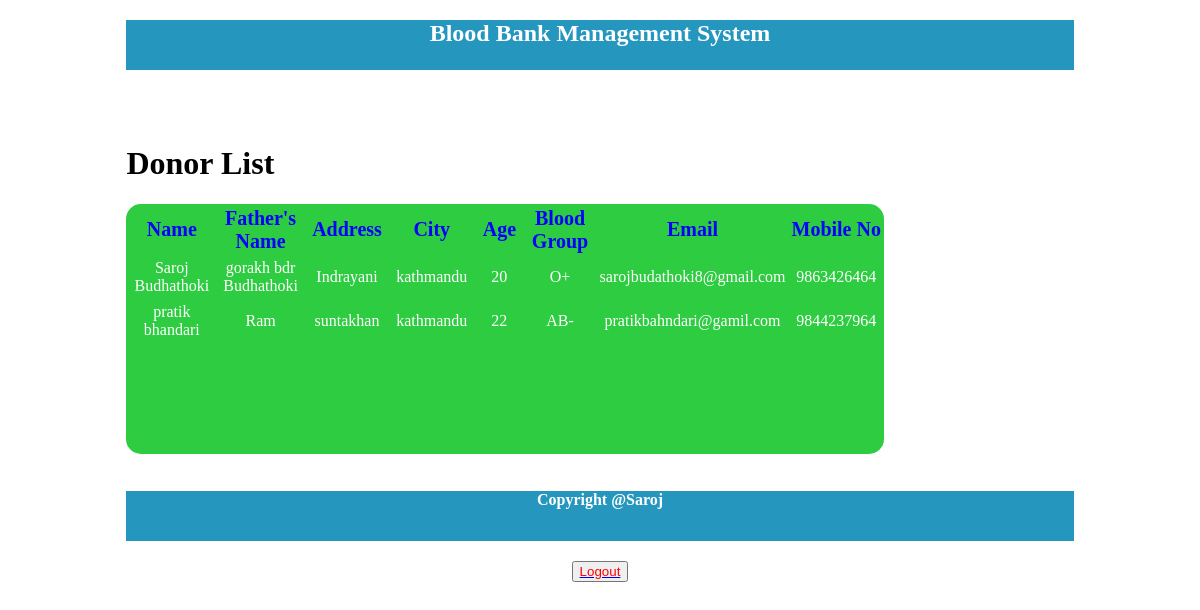
Page /donor-list.php (signed in) on the committed database.
### tables this page shows
CREATE TABLE `donor_registration` (
  `id` int(11) NOT NULL,
  `name` varchar(100) DEFAULT NULL,
  `fname` varchar(100) DEFAULT NULL,
  `address` varchar(255) DEFAULT NULL,
  `city` varchar(100) DEFAULT NULL,
  `age` varchar(40) DEFAULT NULL,
  `bgroup` varchar(10) DEFAULT NULL,
  `email` varchar(255) DEFAULT NULL,
  `mno` varchar(20) DEFAULT NULL
);

### donor-list.php (the view, shortened to what this page needs)
<?php
include('connection.php');
?>
<!DOCTYPE html>
<html>
<head>
    <link rel="stylesheet" type="text/css" href="css/s1.css">
</head>
<body>
<div class="full">
    <div id="inner_full">
        <div id="header" align="center"><h2><a href="admin-home.php" style="text-decoration: none; color: white;">Blood Bank Management System</a></h2></div>
        <div id="body">
            <br><br><br>
            <h1>Donor List</h1>
            <div id="form">
                <table align="center">
                    <thead style="color: blue; font-size: 20px;">
                    <tr>
                        <td><center><b>Name</b></center></td>
                        <td><center><b>Father's Name</b></center></td>
                        <td><center><b>Address</b></center></td>
                        <td><center><b>City</b></center></td>
                        <td><center><b>Age</b></center></td>
                        <td><center><b>Blood Group</b></center></td>
                        <td><center><b>Email</b></center></td>
                        <td><center><b>Mobile No</b></center></td>
                    </tr>
                    </thead>
                    <tbody>
                    <?php
                    $sql = $db->query("SELECT * FROM donor_registration");
                    while ($res = $sql->fetch(PDO::FETCH_OBJ)) {
                        ?>
                        <tr>
                            <td><center><?= $res->name; ?></center></td>
                            <td><center><?= $res->fname; ?></center></td>
                            <td><center><?= $res->address; ?></center></td>
                            <td><center><?= $res->city; ?></center></td>
                            <td><center><?= $res->age; ?></center></td>
                            <td><center><?= $res->bgroup; ?></center></td>
                            <td><center><?= $res->email; ?></center></td>
                            <td><center><?= $res->mno; ?></center></td>
                        </tr>
                        <?php
                    }
                    ?>
                    </tbody>
                </table>
            </div>
            <br><br>
        </div>
        <div id="footer"><h4 align="center">Copyright @Saroj</h4></div>
        <div style="text-align: center; margin-top: 20px;">
            <button class="btn"><a href="logout.php"><font color="red">Logout</font></a></button>
        </div>
    </div>
</div>
</body>
</html>

### css/s1.css (style rules this page uses)
#inner_full { width: 80%; height: auto; margin: auto; }
#header { width: 100%; height: 50px; background-color: #2596be ; color: white; }
#body { width: 100%; height: 400px; }
#footer { width: 100%; height: 50px; background-color: #2596be; color: white; }
.btn { align: center; }
#form { width: 80%; height: 250px; background-color: #2ECC40; color: white; border-radius: 15px; }

### donor-list.php (style rules this page uses)
td { width: 250px; height: 40px; }

### rows in the picture
donor_registration: name "Saroj Budhathoki", fname "gorakh bdr Budhathoki", address "Indrayani", city "kathmandu", age "20", bgroup "O+", email "sarojbudathoki8@gmail.com", mno "9863426464"
donor_registration: name "pratik bhandari", fname "Ram", address "suntakhan", city "kathmandu", age "22", bgroup "AB-", email "pratikbahndari@gamil.com", mno "9844237964"
